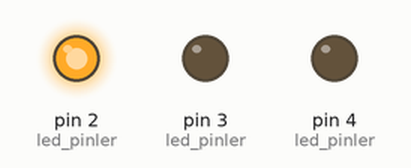
A sketch run on a simulated Arduino Uno, built with avr-gcc and run on an emulated ATmega328P. Shown: output pins drawn as LEDs (lit = HIGH).

Above: at 0.5 s.
At 2.5 s:
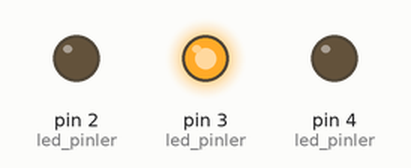
At 4.5 s:
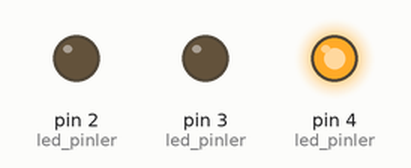
At 5.5 s:
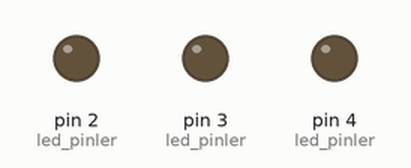
Timing chart, 0 to 7.8 s (numbered marks = the images above):
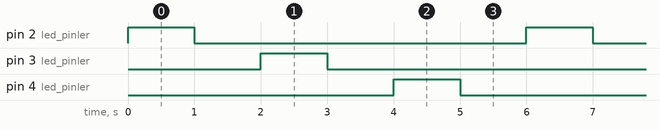

Measured:
- by itself, pin 2 (led_pinler), pin 3 (led_pinler), pin 4 (led_pinler): alternates HIGH for 1.0 s and LOW for 5.0 s
- by itself, everything shown: repeats every 6.0 s, in 6 steps

The sketch:

Led-array-project.ino
```cpp
//Led Project With Arrays
//Ali Arda Kocabörek || Akdeniz EEE

#include <Arduino.h>       // Register erisimi icin

const int led_pinler[3]={2,3,4};


void ledyak(void);

int main(void){

  init();

  for(int i=0;i<3;i++){
    pinMode(*(led_pinler+i),OUTPUT);
  }

  ledyak();

}

void ledyak(void){

  int i=0;
  int led_sayisi=sizeof(led_pinler)/sizeof(*(led_pinler));

  while(1){

    for(i=0;i<led_sayisi;i++){

      digitalWrite(*(led_pinler+i),HIGH);
      delay(1000);
      digitalWrite(*(led_pinler+i),LOW);
      delay(1000);

    }
  }
}
```
